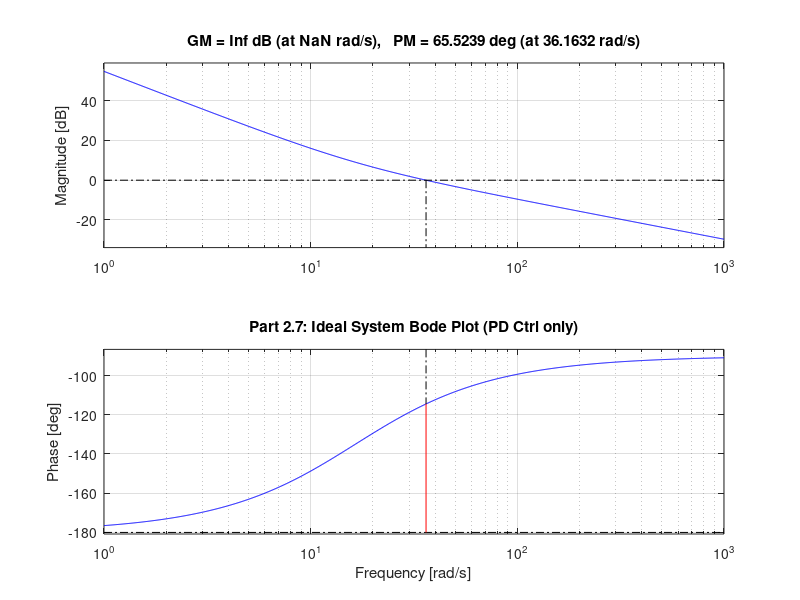
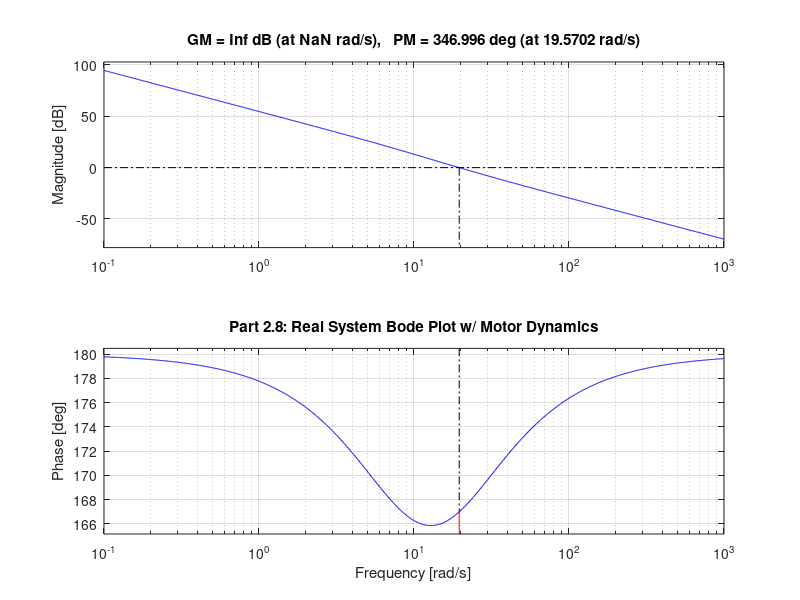

The MATLAB script that drew these images, in order:
clear; clc; close all;

J = 0.073824;
Kp = 40;  
Kd = 2.42979296119; 

num_pd = [Kd Kp];
den_plant = [J 0 0];
L_ideal = tf(num_pd, den_plant);

figure(1);
margin(L_ideal);
title('Part 2.7: Ideal System Bode Plot (PD Ctrl only)');
grid on;

[Gm_ideal, Pm_ideal, Wcg_ideal, Wcp_ideal] = margin(L_ideal);

num_motor = [1];
den_motor = [0.1 1];
Gm = tf(num_motor, den_motor);

L_real = L_ideal * Gm;

figure(2);
margin(L_real);
title('Part 2.8: Real System Bode Plot w/ Motor Dynamics');
grid on;

[Gm_real, Pm_real, Wcg_real, Wcp_real] = margin(L_real);
